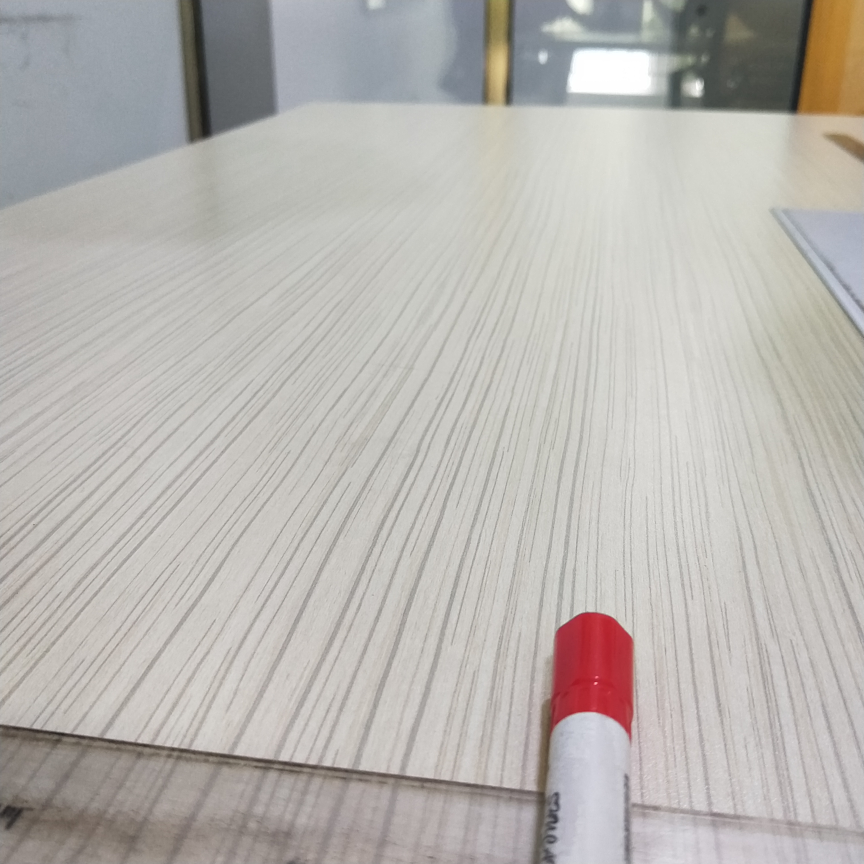
#> input picture tick/tick_test01.jpg, 3456 x 3456 px (shown at 1/4 size)
$ python tick02.py
#> lines starting #> are read from the running program, lines starting #| are printed output that depends on the picture; after the words box and inside, x2 and y2 are one past the last pixel; in counts of white or black regions, pixels touching at a corner belong together; long printed decimals are rounded
import cv2
import numpy as np
from numpy import tan, cos, sin

theta = 70*np.pi/180
alpha = 45/2*np.pi/180
m = 3456
n = 3456

matlab_result = np.array(
	[	[3.8465, 0, 0],
    	[0, 3.8495, 0],
    	[1.6925, 1.7475, 0.001]	])*1000

focalX = matlab_result[2, 0]
focalY = matlab_result[2, 1]

im = cv2.imread("tick_test01.jpg")
#> im is the input picture: shape (3456, 3456, 3); mean B, G, R 176.8, 180.8, 184.2

im = cv2.resize(im, (0, 0), fx = 0.2, fy = 0.2, interpolation=cv2.INTER_CUBIC)
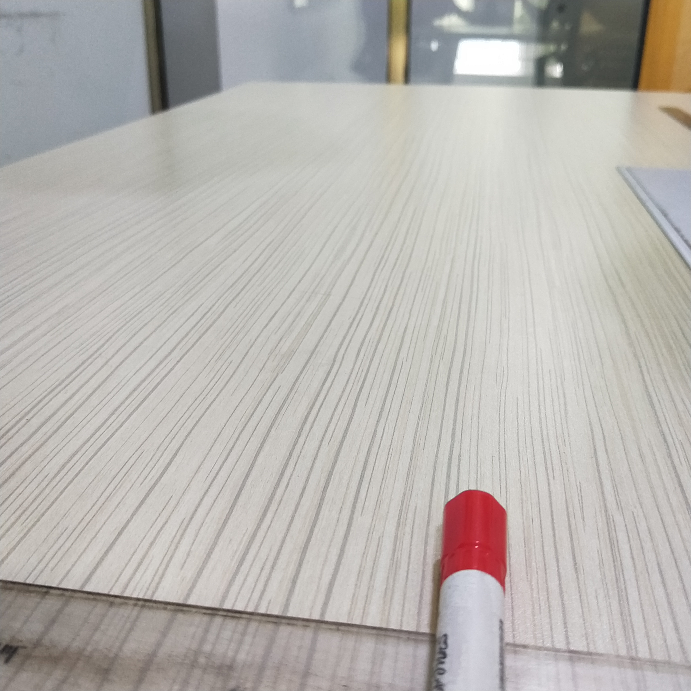
#> im: shape (691, 691, 3); mean B, G, R 176.8, 180.8, 184.2
edge = cv2.Canny(im, 50, 180, 0)
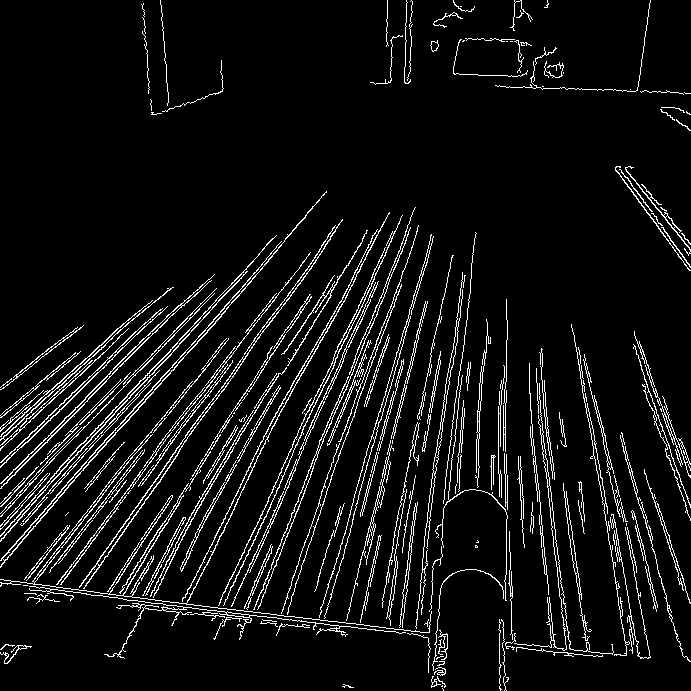
#> edge: shape (691, 691); 7% white in thin lines or dots
#cv2.imwrite("edge1.jpg", edge)
#cv2.namedWindow("EDGE", cv2.WINDOW_NORMAL)

kernel = np.ones((3,3), np.uint8)
#erosion = cv2.erode(edge, kernel, iterations=1)
dilate = cv2.dilate(edge, kernel, iterations=1)
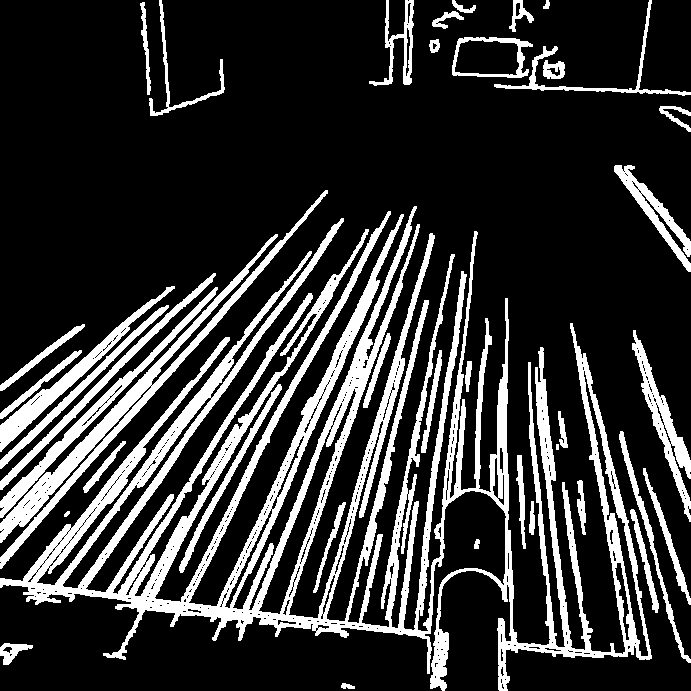
#> dilate: shape (691, 691); 21.1% white; 40 white regions (1 under 20 px), largest, box (x1, y1, x2, y2) and area: (0, 206, 652, 691) 65863, (0, 190, 328, 569) 7577, (0, 287, 218, 518) 2774

#cv2.imshow("EDGE", dilate)
#cv2.waitKey(0)
#cv2.destroyAllWindows()

lines = cv2.HoughLinesP(dilate, 1, np.pi/180, 31, 70, 60)
#> lines = 285 rows, first 6: [0, 534, 151, 383], [0, 580, 430, 633], [38, 490, 217, 305], [100, 452, 319, 201], [155, 461, 223, 377], [44, 589, 428, 636]
print("The number of lines detected by HoughTransform: %d"%len(lines))
#| The number of lines detected by HoughTransform: 285

h, w, _ = im.shape
line = lines[:, 0, :]
#> line has the same summary as lines
filter_line = []
for x1, y1, x2, y2 in line:
	if x1 == x2:
		continue
	else:
		k = (y2 - y1)/(x2 - x1)
		if k < 0:#在左侧
			if abs(k) < tan(30*np.pi/180):
				filter_line.append([x1, y1, x2, y2])
		else:
			if abs(k) > tan(57*np.pi/180) and abs(k) < tan(60*np.pi/180):
				filter_line.append([x1, y1, x2, y2])
#> this loop made 285 passes
#> (x1, y1, x2, y2, k) on passes 1 to 8: (0, 534, 151, 383, -1), (0, 580, 430, 633, 0.123), (38, 490, 217, 305, -1.03), (100, 452, 319, 201, -1.15), (155, 461, 223, 377, -1.24), (44, 589, 428, 636, 0.122), (257, 611, 313, 471, -2.5), (117, 605, 252, 619, 0.104)
#> after the loop, filter_line = [[639, 192, 689, 271], [161, 111, 223, 91]]
print("The number of filter lines detected by HoughTransform: %d"%len(filter_line))
#| The number of filter lines detected by HoughTransform: 2

#draw out all line.
#for x1, y1, x2, y2 in line:
#	cv2.line(im, (x1, y1), (x2, y2), (0,0,255), 5)

#draw out all filter line.
for x1, y1, x2, y2 in filter_line:
	cv2.line(im, (x1, y1), (x2, y2), (0,0,255), 2)
#> this loop made 2 passes
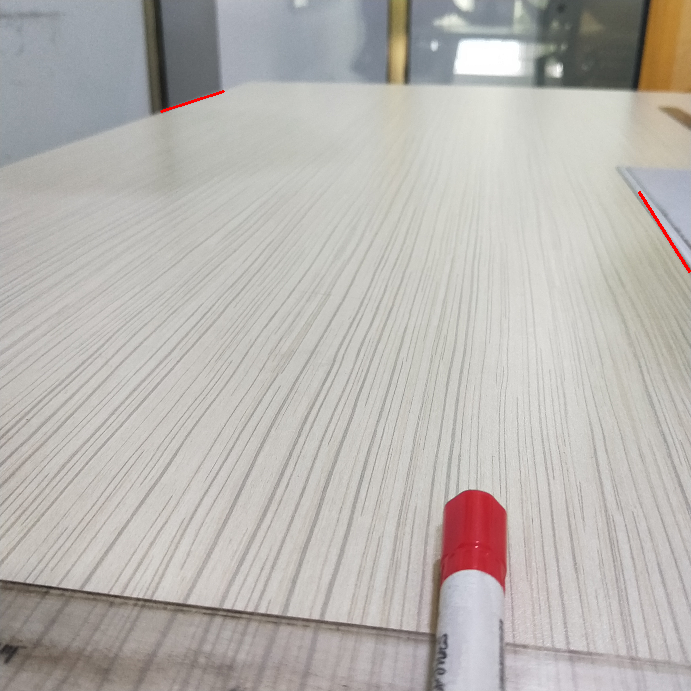
#> im: shape (691, 691, 3); 0.11% of pixels changed, all inside (x1, y1, x2, y2) = (160, 90, 691, 273)

#cv2.imshow("Filter line", im)
#cv2.waitKey(0)
#cv2.destroyAllWindows()

centerXs = []
centerYs = []
ks = []
for x1, y1, x2, y2 in filter_line:
	centerXs.append((x1 + x2)/2)
	centerYs.append((y1 + y2)/2)
	ks.append((y2 - y1)/(x2 - x1))
#> after the loop, centerXs = [664, 192]; centerYs = [231.5, 101]; ks = [1.58, -0.323]
print(centerXs)
#| [664.0, 192.0]
print(centerYs)
#| [231.5, 101.0]
print(ks)
#| [1.58, -0.3226]

left = -1
right = -1
flag = 0
for i, (x1, y1, x2, y2) in enumerate(filter_line):
	#这个地方有点无可奈何，因为肉眼观察到的，边缘又又又找歪了...
	#应该是右边那堆线的最左一条，左边的本应同理，不过恰好左边只有一条，
	#所以也就不用特意去写判断，以后如果有落地的空间就要考虑

	#总的来说，就是找出最靠左的两条，或者是，离中线最近的两条？

	if centerXs[i] == min(centerXs):
		if left < 0:
			left = i
			#centerXs.pop(0)
			cv2.line(im, (x1, y1), (x2, y2), (0, 255, 255), 2)
	else:
		if ks[i] > 0 and ks[i] == max(ks):
			right = i
			cv2.line(im, (x1, y1), (x2, y2), (255, 0, 255), 2)
#> this loop made 2 passes
#> (x1, y1, x2, y2, right) on pass 1: (639, 192, 689, 271, 0)
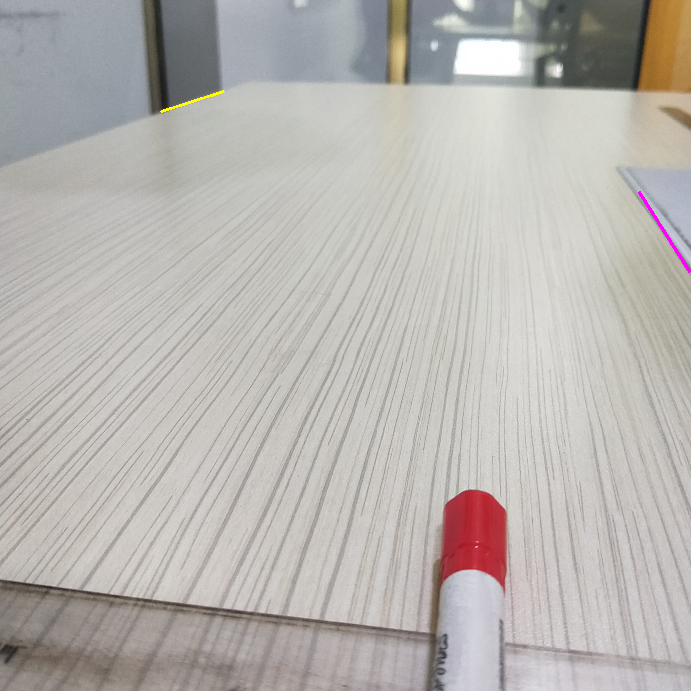
#> im: shape (691, 691, 3); 0.11% of pixels changed, all inside (x1, y1, x2, y2) = (160, 90, 691, 273)
#> after the loop, left = 1


#cv2.line(im, (20, 40), (h - 100, w - 200), (0, 255, 255), 5)
cv2.namedWindow("LINE", cv2.WINDOW_NORMAL)
cv2.imshow("LINE", im)
cv2.waitKey(0)
cv2.destroyAllWindows()

new_focalX = focalX*0.2
new_focalY = focalY*0.2

dis = new_focalY*(tan(theta)-tan(alpha))/tan(alpha)
print(dis)

bottom_y = w - 1 + dis
left_x = (bottom_y - centerYs[left])/ks[left] + centerXs[left]
#> left_x = -7737
right_x = (bottom_y - centerYs[right])/ks[right] + centerXs[right]
#> right_x = 2200.2
print(left_x, right_x)
#| -7736.971 2200.223
center2right = (right_x - new_focalX)/(right_x - left_x)
#> center2right = 0.187
print(new_focalX)
print(center2right)
#| 0.1873
print((54.3-43)/54.3)

# [18 lines of commented-out code are left out]

$ run again, with tick/tick_test02.jpg copied over tick/tick_test01.jpg
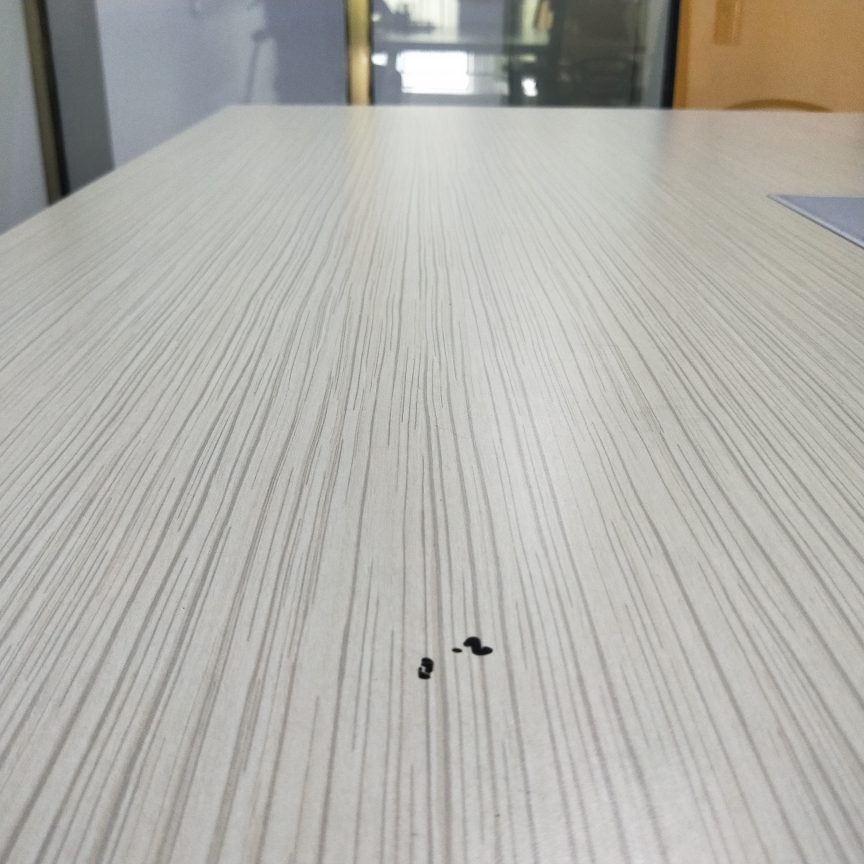
#> input picture tick/tick_test02.jpg, 3456 x 3456 px (shown at 1/4 size)
#> im is the input picture: shape (3456, 3456, 3); mean B, G, R 171.2, 176.8, 177.6
#> `edge = cv2.Canny(im, 50, 180, 0)`:
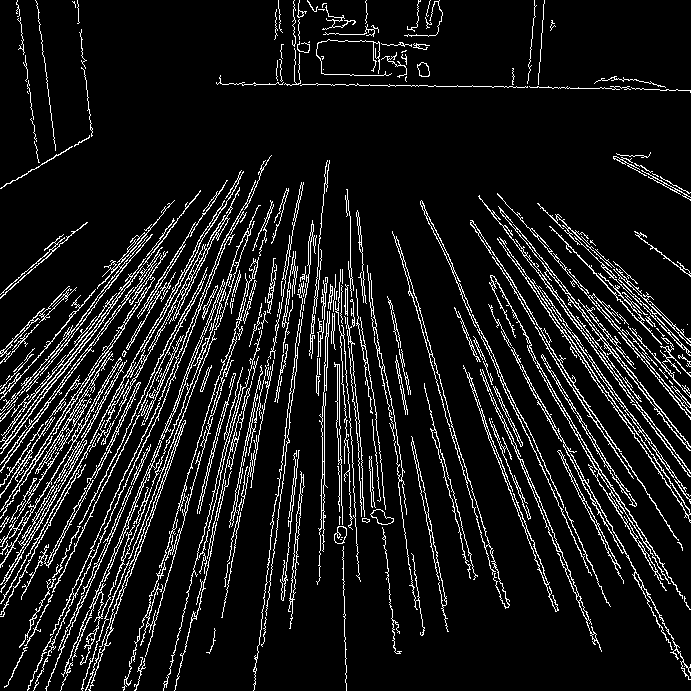
#> edge: shape (691, 691); 9.8% white in thin lines or dots
#> dilate: shape (691, 691); 29.1% white; 38 white regions (1 under 20 px), largest, box (x1, y1, x2, y2) and area: (0, 154, 273, 691) 47563, (220, 159, 403, 691) 19867, (477, 192, 691, 478) 12979
#> lines = 329 rows, first 6: [72, 627, 99, 554], [90, 690, 171, 441], [60, 690, 238, 249], [219, 380, 257, 256], [140, 406, 201, 287], [75, 538, 115, 452]
#| The number of lines detected by HoughTransform: 329
#> line has the same summary as lines
#> the loop `for x1, y1, x2, y2 in line:` made 329 passes
#> (x1, y1, x2, y2, k) on passes 1 to 8: (72, 627, 99, 554, -2.7), (90, 690, 171, 441, -3.07), (60, 690, 238, 249, -2.48), (219, 380, 257, 256, -3.26), (140, 406, 201, 287, -1.95), (75, 538, 115, 452, -2.15), (421, 199, 564, 519, 2.24), (154, 336, 200, 257, -1.72)
#> after the loop `for x1, y1, x2, y2 in line:`: filter_line = 14 items, first 6: [469, 221, 635, 477], [526, 347, 609, 490], [609, 434, 683, 548], [540, 355, 635, 507], [541, 354, 606, 458], [543, 363, 628, 499]
#| The number of filter lines detected by HoughTransform: 14
#> the loop `for x1, y1, x2, y2 in filter_line:` made 14 passes
#> after the loop `for x1, y1, x2, y2 in filter_line:`: centerXs = [552, 567.5, 646, 587.5, 573.5, 585.5, 577, 642, 579, 51, 509.5, 602, 670.5, 646]; centerYs = [349, 418.5, 491, 431, 406, 431, 391, 537.5, 441.5, 160, 281.5, 459.5, 579, 546]; ks = [1.54, 1.72, 1.54, 1.6, 1.6, 1.6, 1.54, 1.72, 1.73, -0.571, 1.54, 1.6, 1.68, 1.73]
#| [552.0, 567.5, 646.0, 587.5, 573.5, 585.5, 577.0, 642.0, 579.0, 51.0, 509.5, 602.0, 670.5, 646.0]
#| [349.0, 418.5, 491.0, 431.0, 406.0, 431.0, 391.0, 537.5, 441.5, 160.0, 281.5, 459.5, 579.0, 546.0]
#| [1.542, 1.723, 1.541, 1.6, 1.6, 1.6, 1.544, 1.722, 1.725, -0.5714, 1.543, 1.595, 1.676, 1.727]
#> the loop `for i, (x1, y1, x2, y2) in enumerate(filter_line):` made 14 passes
#> (x1, y1, x2, y2, left) on pass 10: (9, 184, 93, 136, 9)
#> after the loop `for i, (x1, y1, x2, y2) in enumerate(filter_line):`:
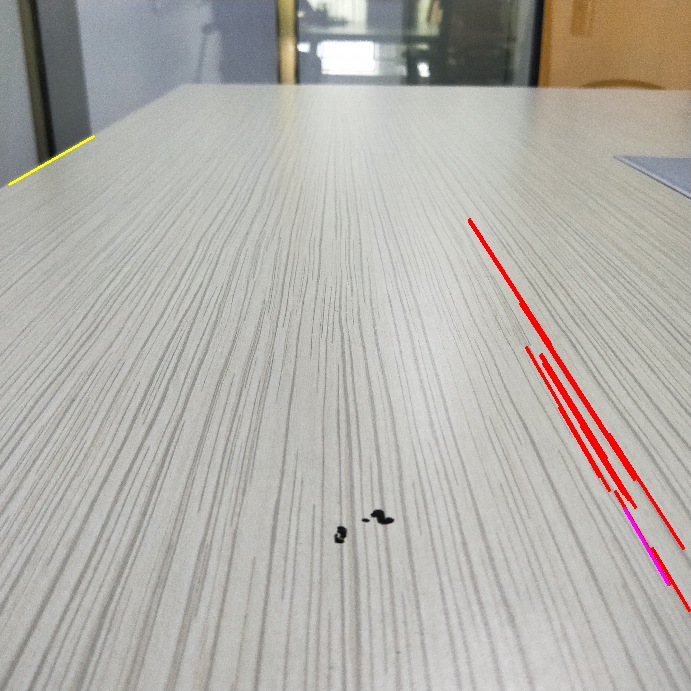
#> im: shape (691, 691, 3); mean B, G, R 169.7, 175.2, 178.4
#> after the loop `for i, (x1, y1, x2, y2) in enumerate(filter_line):`: left = 9
#> left_x = -4321.8
#> right_x = 1869.2
#| -4321.782 1869.161
#> center2right = 0.247
#| 0.2472

$ run again, with tick/tick_test03.jpg copied over tick/tick_test01.jpg
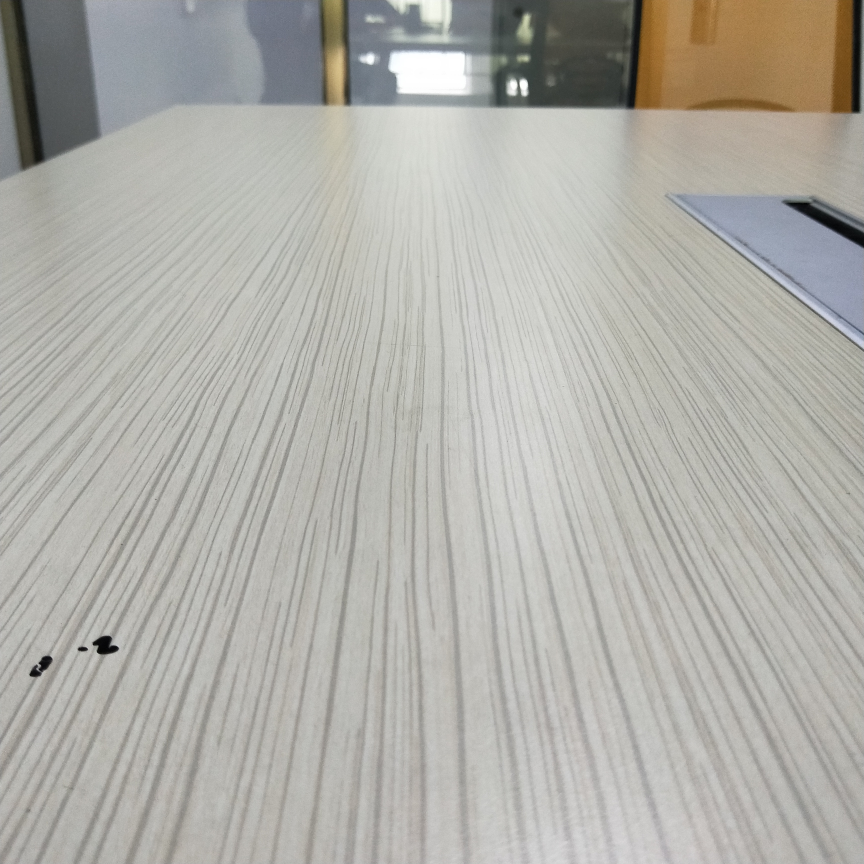
#> input picture tick/tick_test03.jpg, 3456 x 3456 px (shown at 1/4 size)
#> im is the input picture: shape (3456, 3456, 3); mean B, G, R 168.7, 174.8, 176
#> `edge = cv2.Canny(im, 50, 180, 0)`:
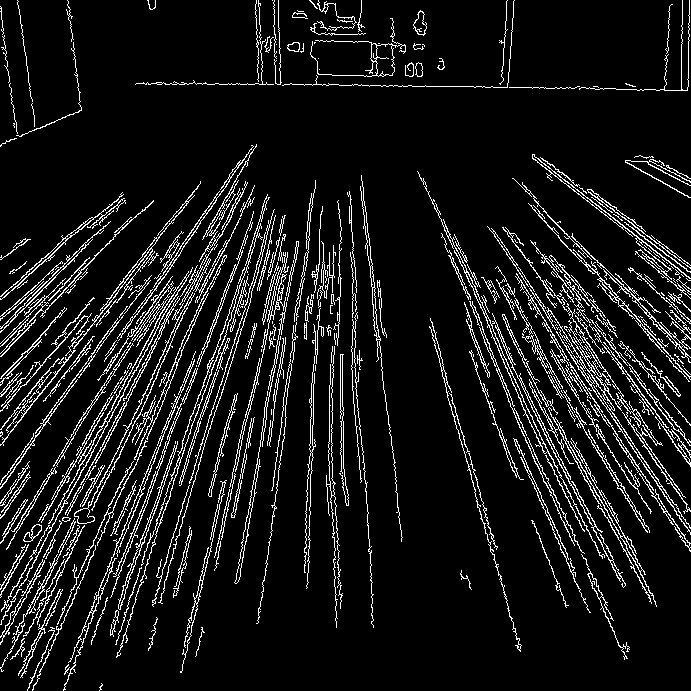
#> edge: shape (691, 691); 9.2% white in thin lines or dots
#> dilate: shape (691, 691); 27.4% white; 38 white regions, largest, box (x1, y1, x2, y2) and area: (0, 143, 258, 691) 32361, (62, 179, 317, 691) 24259, (486, 225, 691, 553) 18001
#> lines = 168 rows, first 6: [56, 514, 113, 415], [65, 518, 179, 295], [175, 320, 238, 178], [184, 315, 218, 230], [195, 303, 243, 212], [235, 82, 581, 88]
#| The number of lines detected by HoughTransform: 168
#> line has the same summary as lines
#> the loop `for x1, y1, x2, y2 in line:` made 168 passes
#> (x1, y1, x2, y2, k) on passes 1 to 8: (56, 514, 113, 415, -1.74), (65, 518, 179, 295, -1.96), (175, 320, 238, 178, -2.25), (184, 315, 218, 230, -2.5), (195, 303, 243, 212, -1.9), (235, 82, 581, 88, 0.0173), (203, 240, 237, 174, -1.94), (152, 344, 192, 266, -1.95)
#> after the loop `for x1, y1, x2, y2 in line:`: filter_line = 13 items, first 6: [654, 488, 690, 550], [639, 431, 690, 512], [610, 425, 689, 552], [528, 335, 584, 425], [549, 351, 593, 424], [547, 370, 627, 502]
#| The number of filter lines detected by HoughTransform: 13
#> the loop `for x1, y1, x2, y2 in filter_line:` made 13 passes
#> after the loop `for x1, y1, x2, y2 in filter_line:`: centerXs = [672, 664.5, 649.5, 556, 571, 587, 624, 656, 639.5, 600.5, 646, 622.5, 617.5]; centerYs = [519, 471.5, 488.5, 380, 387.5, 436, 414.5, 460, 474.5, 507, 447.5, 469.5, 523.5]; ks = [1.72, 1.59, 1.61, 1.61, 1.66, 1.65, 1.59, 1.61, 1.6, 1.73, 1.59, 1.56, 1.73]
#| [672.0, 664.5, 649.5, 556.0, 571.0, 587.0, 624.0, 656.0, 639.5, 600.5, 646.0, 622.5, 617.5]
#| [519.0, 471.5, 488.5, 380.0, 387.5, 436.0, 414.5, 460.0, 474.5, 507.0, 447.5, 469.5, 523.5]
#| [1.722, 1.588, 1.608, 1.607, 1.659, 1.65, 1.591, 1.609, 1.603, 1.729, 1.587, 1.561, 1.732]
#> the loop `for i, (x1, y1, x2, y2) in enumerate(filter_line):` made 13 passes
#> (x1, y1, x2, y2, left) on pass 4: (528, 335, 584, 425, 3)
#> after the loop `for i, (x1, y1, x2, y2) in enumerate(filter_line):`:
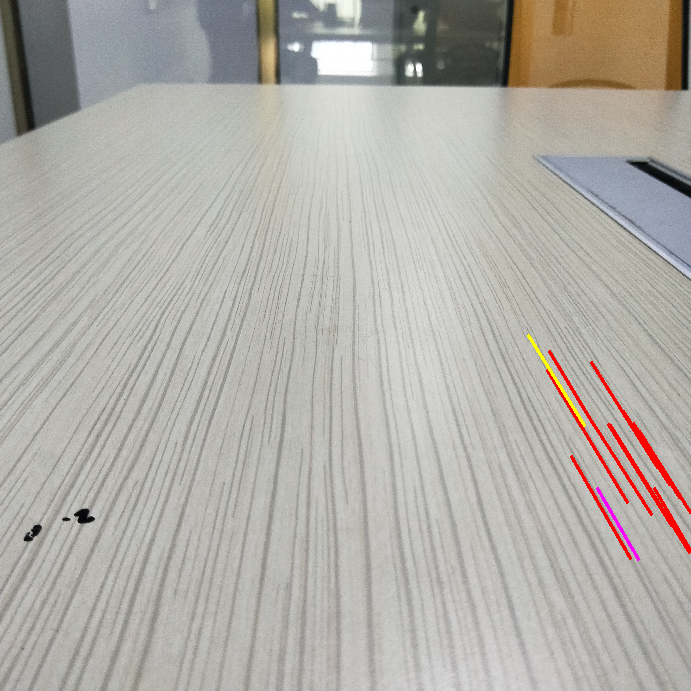
#> im: shape (691, 691, 3); mean B, G, R 167.5, 173.6, 176.6
#> after the loop `for i, (x1, y1, x2, y2) in enumerate(filter_line):`: left = 3
#> left_x = 1973.9
#> right_x = 1850.5
#| 1973.878 1850.522
#> center2right = -12.26
#| -12.257
